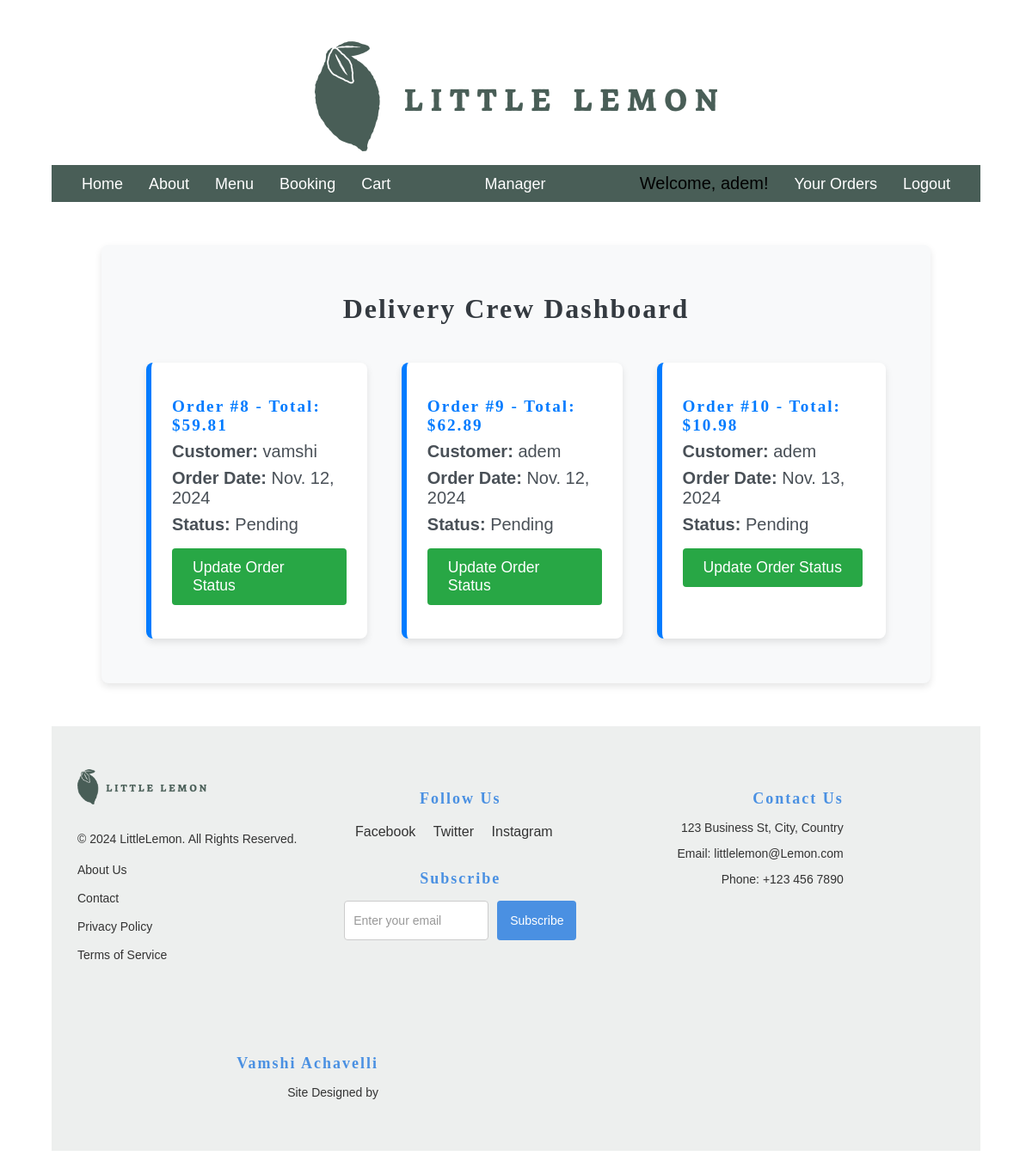
Page /delivery-dashboard/ (signed in) on the committed database.
### restaurant/models.py (models this page shows, shortened)
class Order(models.Model):
    user = models.ForeignKey(User, on_delete=models.CASCADE, related_name="orders")
    delivery_crew = models.ForeignKey(
        User, on_delete=models.SET_NULL, related_name="delivery_orders", null=True, blank=True
    )
    status = models.BooleanField(default=False, db_index=True)  # Consider using choices for more clarity
    total = models.DecimalField(max_digits=6, decimal_places=2, default=Decimal('0.00'))
    date = models.DateField(auto_now_add=True, db_index=True)  # Set date automatically on creation

### restaurant/views.py (the view)
# urls.py: path('delivery-dashboard/', views.delivery_crew_dashboard, name='delivery_crew_dashboard'),
@login_required
@superuser_or_multiple_groups_required(['manager', 'Admin', 'Delivery Crew'])
def delivery_crew_dashboard(request):
    if request.user.groups.filter(name="manager").exists():  # If user is a manager
        orders = Order.objects.filter(delivery_crew__isnull=True, status=False)
    else:  # If the user is delivery crew
        orders = Order.objects.filter(delivery_crew=request.user, status=False)
    return render(request, 'delivery_dashboard.html', {'orders': orders})

### restaurant/templatetags/custom_filters.py (called while the page is built)
@register.filter
def is_in_group(user, group_name):
    return user.groups.filter(name=group_name).exists()

### restaurant/views.py (called while the page is built)
def is_superuser_or_groups(user, group_names):
    return user.is_superuser or user.groups.filter(name__in=group_names).exists()

def superuser_or_multiple_groups_required(group_names):
    def decorator(view_func):
        return user_passes_test(lambda u: is_superuser_or_groups(u, group_names))(view_func)
    return decorator

### templates/delivery_dashboard.html
{% extends 'base.html' %} {% block title %}Delivery Crew Dashboard{% endblock %}
{% load static %} {% block content %}
<div class="dashboard-container">
  <h1 class="dashboard-title">Delivery Crew Dashboard</h1>
  {% if orders %}
  <div class="order-list">
    {% for order in orders %}
    <div class="order-card">
      <h2 class="order-id">
        Order #{{ order.id }} - Total: ${{ order.total }}
      </h2>
      <p><strong>Customer:</strong> {{ order.user.username }}</p>
      <p><strong>Order Date:</strong> {{ order.date }}</p>
      <p>
        <strong>Status:</strong> {% if order.status %} Delivered {% else %}
        Pending {% endif %}
      </p>
      {% if not order.status %}
      <div class="order-actions">
        <a
          href="{% url 'update_order_status' order.id %}"
          class="update-status-button"
          >Update Order Status</a
        >
      </div>
      {% endif %}
    </div>
    {% endfor %}
  </div>
  {% else %}
  <p class="no-orders">No orders assigned.</p>
  {% endif %}
</div>
{% endblock %}

### templates/base.html (shortened to what this page needs)
{% load static %}
{% load custom_filters %}
<!DOCTYPE html>
<html lang="en">
  <head>
    <link rel="stylesheet" href="{% static 'css/style.css' %}" />
  </head>
  <body>
    <header>
      <img src="{% static 'img/logo.png' %}" alt="Little Lemon Logo" />
      <nav>
        <div class="nav-container">
          <ul class="nav-left">
            {% if not request.session.manager_view %}
              <li><a href="{% url 'home' %}">Home</a></li>
              <li><a href="{% url 'about' %}">About</a></li>
              <li><a href="{% url 'menu' %}">Menu</a></li>
              <li><a href="{% url 'book_table' %}">Booking</a></li>
              <li><a href="{% url 'cart_detail' %}">Cart</a></li>
            {% endif %}
          </ul>
          <ul class="nav-center">
            {% if user.is_authenticated %}
              {% if user.is_superuser or user|is_in_group:"manager" %}
                {% if not request.session.manager_view %}
                  <li>
                    <a href="{% url 'manager_dashboard' %}" class="manager-link">Manager</a>
                  </li>
                {% endif %}
              {% endif %}
            {% endif %}
          </ul>
          <ul class="nav-right">
            {% if user.is_authenticated %}
              <li>Welcome, {{ user.username }}!</li>
              <li><a href="{% url 'order_history' %}">Your Orders</a></li>
              <li><a href="{% url 'Logout' %}">Logout</a></li>
            {% else %}
              <li><a href="{% url 'Login' %}">Login</a></li>
              <li><a href="{% url 'register' %}">Register</a></li>
            {% endif %}
          </ul>
        </div>
      </nav>
    </header>
    <main>
      {% block content %}{% endblock %}
    </main>
    <footer>
      <div class="footer-container">
        <div class="footer-left">
          <img src="{% static 'img/logo.png' %}" alt="Company Logo">
          <p>&copy; 2024 LittleLemon. All Rights Reserved.</p>
          <ul>
            <li><a href="/about">About Us</a></li>
            <li><a href="/">Contact</a></li>
            <li><a href="/menu/">Privacy Policy</a></li>
            <li><a href="/register">Terms of Service</a></li>
          </ul>
        </div>
        <div class="footer-center">
          <h4>Follow Us</h4>
          <ul class="social-media">
            <li><a href="https://facebook.com" target="_blank">Facebook</a></li>
            <li><a href="https://twitter.com" target="_blank">Twitter</a></li>
            <li><a href="https://instagram.com" target="_blank">Instagram</a></li>
          </ul>
          <h4>Subscribe</h4>
          <form>
            <input type="email" placeholder="Enter your email" />
            <button type="submit">Subscribe</button>
          </form>
        </div>
        <div class="footer-right">
          <h4>Contact Us</h4>
          <p>123 Business St, City, Country</p>
          <p>Email: littlelemon@Lemon.com</p>
          <p>Phone: +123 456 7890</p>
        </div>
      </div>
      <div class="footer-right">
        <h4><a href="https://designagency.com" target="_blank">Vamshi Achavelli</a></h4>
        <p>Site Designed by </p>
      </div>
    </footer>
  </body>
</html>

### rows in the picture
Order: id "8", total "59.81", user.username "vamshi", date "Nov. 12, 2024", status "Pending"
Order: id "9", total "62.89", user.username "adem", date "Nov. 12, 2024", status "Pending"
Order: id "10", total "10.98", user.username "adem", date "Nov. 13, 2024", status "Pending"

### other values in the picture
{{ user.username }} "adem"
